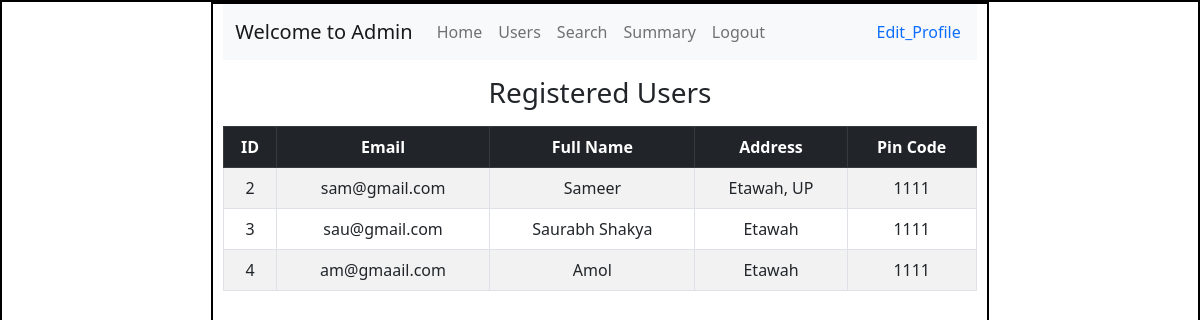
/registered_users, run on an earlier commit of the app's database.
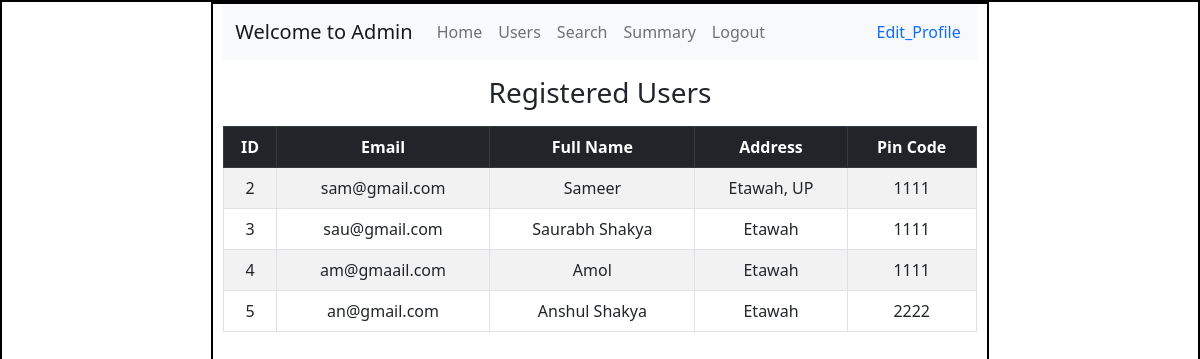
And on a later commit of the database.
### models/model.py (models this page shows)
class User(db.Model):
    id = db.Column(db.Integer(),primary_key = True)
    username = db.Column(db.String(),unique=True,nullable = False)
    email = db.Column(db.String(),unique = True, nullable = False)
    password = db.Column(db.String(),nullable= False)
    full_name = db.Column(db.String(),nullable= False)
    address = db.Column(db.String(),nullable= False)
    pin_code = db.Column(db.Integer(),nullable= False)
    type = db.Column(db.String(),default ="general")
    reservations = db.relationship("Reserve_parking_spot", backref="user", cascade="all, delete")

### controllers/admin_controller.py (the view)
@admin_bp.route("/registered_users")
def registered_users():
    this_user = User.query.filter_by(type='admin').first()
    users = User.query.filter(User.type != "admin").all()
    return render_template("registereduser.html",users=users,this_user=this_user)

### templates/registereduser.html (shortened to what this page needs)
<!DOCTYPE html>
<html lang="en">
<head>
    <link rel="stylesheet" href="../static/style.css">
    <link href="https://cdn.jsdelivr.net/npm/bootstrap@5.0.2/dist/css/bootstrap.min.css" rel="stylesheet"
>
</head>
<body>
    <div id="main">
        <div id="canvas" class="overflow-auto">
            <nav class="navbar navbar-expand-lg navbar-light bg-light">
                <div class="container-fluid">
                    <a class="navbar-brand" href="#">Welcome to {{this_user.username}}</a>
                    <div class="collapse navbar-collapse " id="navbarSupportedContent">
                        <ul class="navbar-nav me-auto mb-2 mb-lg-0">
                            <li class="nav-item">
                                <a class="nav-link" href="{{ url_for('admin.admin') }}">Home</a>
                            </li>
                            <li class="nav-item">
                                <a class="nav-link" href="{{ url_for('admin.registered_users') }}">Users</a>
                            </li>
                            <li class="nav-item">
                                <a class="nav-link" href="">Search</a>
                            </li>
                            <li class="nav-item">
                                <a class="nav-link" href="">Summary</a>
                            </li>
                            <li class="nav-item">
                                <a class="nav-link" href="{{ url_for('admin.login') }}">Logout</a>
                            </li>
                        </ul>
                    </div>
                </div>
                <div class="text-center">
                    <a class="nav-link" href="{{ url_for('admin.profile') }}">Edit_Profile</a>
                </div>
            </nav>
            <div id="content">
                <h3 class="text-center my-3">Registered Users</h3>
                <table class="table table-bordered table-striped text-center">
                    <thead class="table-dark">
                        <tr>
                            <th>ID</th>
                            <th>Email</th>
                            <th>Full Name</th>
                            <th>Address</th>
                            <th>Pin Code</th>
                        </tr>
                    </thead>
                    <tbody>
                        {% for user in users %}
                        <tr>
                            <td>{{ user.id }}</td>
                            <td>{{ user.email }}</td>
                            <td>{{ user.full_name }}</td>
                            <td>{{ user.address }}</td>
                            <td>{{ user.pin_code }}</td>
                        </tr>
                        {% endfor %}
                    </tbody>
                </table>
            </div>
        </div>
    </div>
</body>
</html>

### static/style.css (style rules this page uses)
* { margin: 0; }
#main, #canvas { border: 2px solid black; }
#canvas { width: 65%; height: 800px; margin: auto; padding-left: 10px; padding-right: 10px; }

What changed in the data, as far as the page shows it:
added User: id "5", email "an@gmail.com", full_name "Anshul Shakya", address "Etawah", pin_code "2222"
